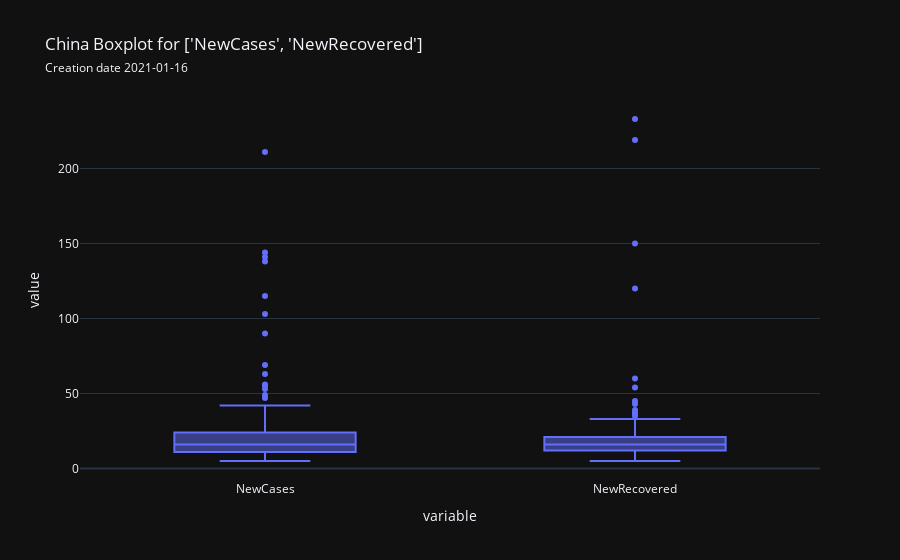

Notebook source saved alongside this figure:
### Code cell
measures = ['NewCases','NewRecovered']
country.boxplot(measures, save=True)

### Figure 1 — Plotly figure (JSON) as saved in the notebook; plotly's stock layout.template omitted (floating-point values rounded to 4 significant figures; data arrays with more than 128 entries replaced by an {"elided": "..."} marker saying what was removed)
{"data": [{"alignmentgroup": "True", "hovertemplate": "variable=%{x}<br>value=%{y}<extra></extra>", "legendgroup": "", "marker": {"color": "#636efa"}, "name": "", "notched": false, "offsetgroup": "", "orientation": "v", "quartilemethod": "exclusive", "showlegend": false, "type": "box", "x": {"elided": "302 str values"}, "x0": " ", "xaxis": "x", "y": {"elided": "302 float values"}, "y0": " ", "yaxis": "y"}], "layout": {"boxmode": "group", "legend": {"tracegroupgap": 0}, "title": {"text": "China Boxplot for ['NewCases', 'NewRecovered']<br><span style='font-size: 12px;'>Creation date 2021-01-16</span>"}, "xaxis": {"anchor": "y", "domain": [0.0, 1.0], "title": {"text": "variable"}}, "yaxis": {"anchor": "x", "domain": [0.0, 1.0], "title": {"text": "value"}}}}
